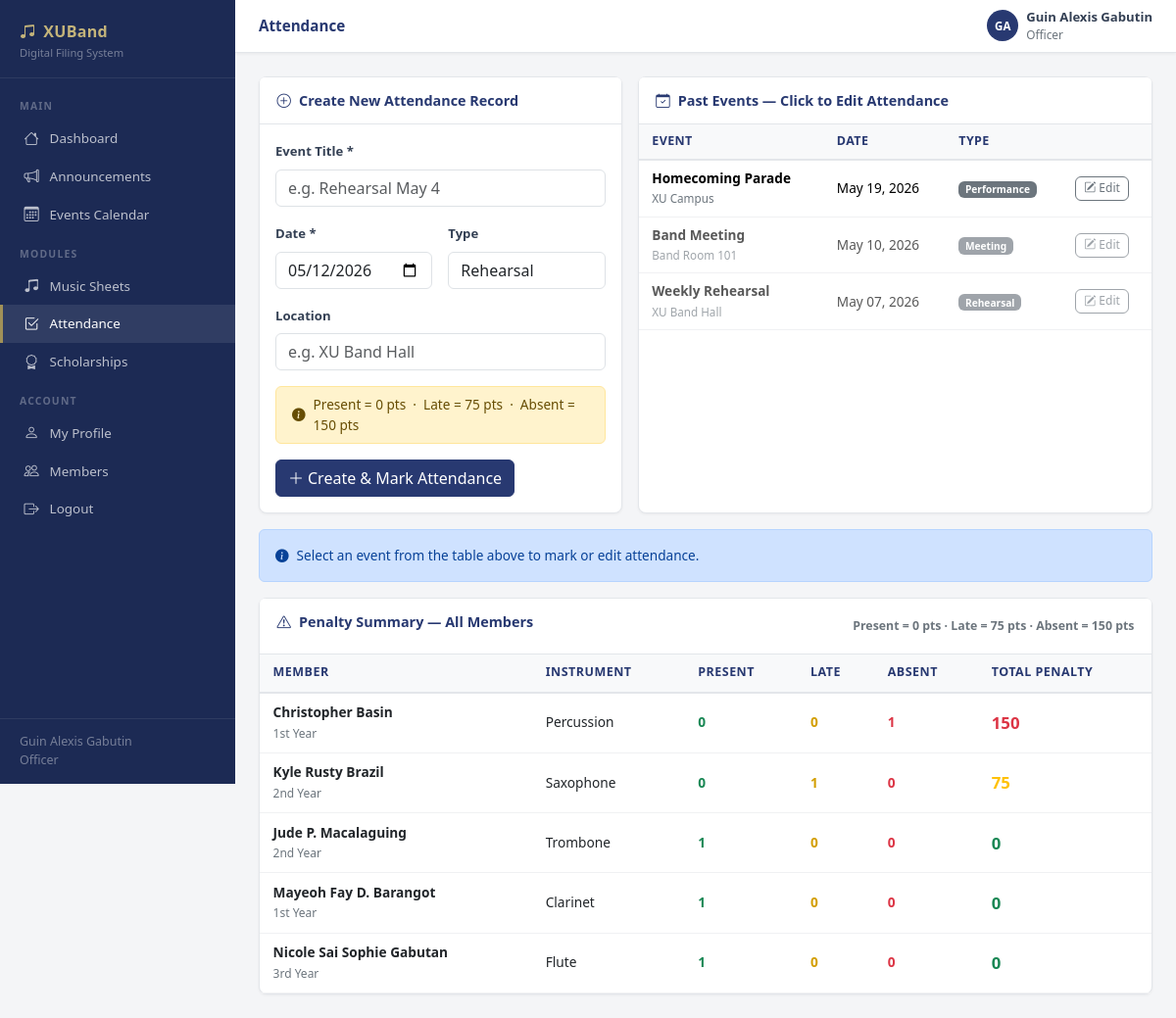
Screenshot of /attendance.php (signed in) with the database file from the repository.
### tables this page shows
CREATE TABLE IF NOT EXISTS events (
    id INT AUTO_INCREMENT PRIMARY KEY,
    title VARCHAR(200) NOT NULL,
    type ENUM('rehearsal','performance','meeting','competition','other') NOT NULL DEFAULT 'rehearsal',
    event_date DATE NOT NULL,
    event_time TIME DEFAULT NULL,
    location VARCHAR(200) DEFAULT NULL,
    description TEXT DEFAULT NULL,
    created_by INT NOT NULL,
    created_at DATETIME NOT NULL DEFAULT CURRENT_TIMESTAMP,
    FOREIGN KEY (created_by) REFERENCES users(id) ON DELETE CASCADE
);

CREATE TABLE IF NOT EXISTS users (
    id INT AUTO_INCREMENT PRIMARY KEY,
    name VARCHAR(100) NOT NULL,
    email VARCHAR(150) NOT NULL UNIQUE,
    password_hash VARCHAR(255) NOT NULL,
    role ENUM('moderator','officer','member') NOT NULL DEFAULT 'member',
    instrument VARCHAR(100) DEFAULT NULL,
    year_level VARCHAR(20) DEFAULT NULL,
    student_id VARCHAR(50) DEFAULT NULL,
    contact_number VARCHAR(20) DEFAULT NULL,
    status ENUM('active','inactive') NOT NULL DEFAULT 'active',
    profile_notes TEXT DEFAULT NULL,
    avatar_path VARCHAR(255) DEFAULT NULL,
    scholarship_status ENUM('Not Scholar','Half Scholar','Full Scholar') NOT NULL DEFAULT 'Not Scholar',
    created_at DATETIME NOT NULL DEFAULT CURRENT_TIMESTAMP,
    updated_at DATETIME NOT NULL DEFAULT CURRENT_TIMESTAMP ON UPDATE CURRENT_TIMESTAMP
);

### includes/auth.php (called while the page is built, shortened)
<?php
require_once __DIR__ . '/db.php';
function isLoggedIn(): bool {
    return !empty($_SESSION['user_id']);
}
function currentUser(): ?array {
    return [
        'id'    => $_SESSION['user_id'],
        'name'  => $_SESSION['user_name'],
        'role'  => $_SESSION['user_role'],
        'email' => $_SESSION['user_email'],
    ];
}

### includes/db.php (called while the page is built, shortened)
<?php
function getDB(): PDO {
    static $pdo = null;
    if ($pdo === null) {
        $host = DB_HOST === 'localhost' ? '127.0.0.1' : DB_HOST;
        $dsn = 'mysql:host=' . $host . ';port=' . DB_PORT . ';dbname=' . DB_NAME . ';charset=utf8mb4';
        try {
            $pdo = new PDO($dsn, DB_USER, DB_PASS, [
                PDO::ATTR_ERRMODE            => PDO::ERRMODE_EXCEPTION,
                PDO::ATTR_DEFAULT_FETCH_MODE => PDO::FETCH_ASSOC,
                PDO::ATTR_EMULATE_PREPARES   => false,
                PDO::ATTR_TIMEOUT            => 10,
            ]);
        } catch (PDOException $e) {
            http_response_code(500);
            die(json_encode(['error' => 'Database connection failed: ' . $e->getMessage()]));
        }
    }
    return $pdo;
}
function dbQuery(string $sql, array $params = []): array {
    $stmt = getDB()->prepare($sql);
    $stmt->execute($params);
    return $stmt->fetchAll();
}

### includes/helpers.php (called while the page is built, shortened)
<?php
function h(mixed $val): string {
    return htmlspecialchars((string)$val, ENT_QUOTES | ENT_HTML5, 'UTF-8');
}
function formatDate(string $date, string $format = 'M d, Y'): string {
    return (new DateTime($date))->format($format);
}
function penaltyClass(int $points): string {
    if ($points === 0)   return 'text-success';
    if ($points <= 75)   return 'text-warning';
    return 'text-danger';
}
function penaltyColor(float $points): string {
    return penaltyClass((int)$points);
}

### public/attendance.php (the view, shortened to what this page needs)
<?php
require_once __DIR__ . '/../includes/auth.php';
require_once __DIR__ . '/../includes/db.php';
require_once __DIR__ . '/../includes/helpers.php';
require_once __DIR__ . '/../includes/layout.php';
$user = currentUser();
$selectedEvent = (int)($_GET['event_id'] ?? 0);
$events = dbQuery('SELECT * FROM events ORDER BY event_date DESC');
$members   = [];
$eventData = null;
$penaltySummary = [];
if (isOfficer()) {
    $penaltySummary = dbQuery(
        'SELECT u.id, u.name, u.instrument, u.year_level,
            COALESCE(ps.total_points,0) AS total_points,
            (SELECT COUNT(*) FROM attendance WHERE user_id=u.id AND status="present") AS presents,
            (SELECT COUNT(*) FROM attendance WHERE user_id=u.id AND status="absent")  AS absents,
            (SELECT COUNT(*) FROM attendance WHERE user_id=u.id AND status="late")    AS lates
         FROM users u
         LEFT JOIN penalty_summary ps ON ps.user_id=u.id
         WHERE u.role="member" AND u.status="active"
         ORDER BY ps.total_points DESC, u.name'
    );
}
$myPenalty = null;
?>
<?php if ($user['role'] === 'member'): ?>
<div class="stats-grid" style="grid-template-columns:repeat(4,1fr)">
  <div class="stat-card">
    <div class="stat-icon"><i class="bi bi-check2-circle"></i></div>
    <div><div class="stat-value text-green"><?= $myPenalty['presents']??0 ?></div><div class="stat-label">Present</div></div>
  </div>
  <div class="stat-card">
    <div class="stat-icon"><i class="bi bi-x-circle"></i></div>
    <div><div class="stat-value text-red"><?= $myPenalty['absents']??0 ?></div><div class="stat-label">Absent</div></div>
  </div>
  <div class="stat-card">
    <div class="stat-icon"><i class="bi bi-clock-history"></i></div>
    <div><div class="stat-value text-yellow"><?= $myPenalty['lates']??0 ?></div><div class="stat-label">Late</div></div>
  </div>
  <div class="stat-card">
    <div class="stat-icon gold"><i class="bi bi-exclamation-triangle"></i></div>
    <div>
      <div class="stat-value <?= penaltyColor((float)($myPenalty['total_points']??0)) ?>"><?= $myPenalty['total_points']??0 ?></div>
      <div class="stat-label">Total Penalty</div>
    </div>
  </div>
</div>
<div class="card">
  <div class="card-header">
    <span class="card-title"><i class="bi bi-list-check me-2"></i>My Attendance History</span>
  </div>
  <?php if (empty($myHistory)): ?>
  <div class="empty-state"><div class="empty-icon"><i class="bi bi-clipboard-x"></i></div><p>No attendance records yet.</p></div>
  <?php else: ?>
  <div class="table-wrap">
    <table>
      <thead><tr><th>Event</th><th>Date</th><th>Status</th><th>Penalty Points</th></tr></thead>
      <tbody>
        <?php foreach ($myHistory as $r): ?>
        <tr>
          <td><?= h($r['event_title']) ?></td>
          <td class="small"><?= formatDate($r['event_date']) ?></td>
          <td><?= statusBadge($r['status']) ?></td>
          <td class="<?= penaltyColor((float)$r['penalty_points']) ?> fw-bold"><?= $r['penalty_points'] ?></td>
        </tr>
        <?php endforeach; ?>
      </tbody>
    </table>
  </div>
  <?php endif; ?>
</div>
<?php else: ?>
<div class="row g-3 mb-3">
  <div class="col-md-5">
    <div class="card h-100">
      <div class="card-header">
        <span class="card-title"><i class="bi bi-plus-circle me-2"></i>Create New Attendance Record</span>
      </div>
      <form method="POST">
        <div class="card-body">
          <div class="mb-3">
            <label class="form-label">Event Title *</label>
            <input name="title" class="form-control" placeholder="e.g. Rehearsal May 4" required>
          </div>
          <div class="row g-3">
            <div class="col-md-6">
              <label class="form-label">Date *</label>
              <input name="event_date" type="date" class="form-control" value="<?= date('Y-m-d') ?>" required>
            </div>
            <div class="col-md-6">
              <label class="form-label">Type</label>
              <select name="type" class="form-control">
                <option value="rehearsal">Rehearsal</option>
              </select>
            </div>
          </div>
          <div class="mt-3">
            <label class="form-label">Location</label>
            <input name="location" class="form-control" placeholder="e.g. XU Band Hall">
          </div>
          <div class="alert alert-warning d-flex align-items-center gap-2 mt-3 mb-0 py-2 small">
            <i class="bi bi-info-circle-fill"></i>
            Present = 0 pts &nbsp;&middot;&nbsp; Late = 75 pts &nbsp;&middot;&nbsp; Absent = 150 pts
          </div>
        </div>
        <div class="p-3 pt-0">
          <button type="submit" class="btn btn-primary">
            <i class="bi bi-plus-lg me-1"></i>Create &amp; Mark Attendance
          </button>
        </div>
      </form>
    </div>
  </div>
  <div class="col-md-7">
    <div class="card h-100">
      <div class="card-header">
        <span class="card-title"><i class="bi bi-calendar-check me-2"></i>Past Events — Click to Edit Attendance</span>
      </div>
      <?php if (!$events): ?>
      <div class="empty-state p-3"><p>No events yet. Create one first.</p></div>
      <?php else: ?>
      <div style="max-height:280px;overflow-y:auto">
        <table class="table table-hover mb-0" style="font-size:.85rem">
          <thead style="position:sticky;top:0;background:#f8f9fa;z-index:1">
            <tr>
              <th style="padding:.5rem .85rem;font-size:.78rem;text-transform:uppercase;letter-spacing:.4px;color:var(--xu-navy);border-bottom:2px solid #e3e6ea">Event</th>
              <th style="padding:.5rem .85rem;font-size:.78rem;text-transform:uppercase;letter-spacing:.4px;color:var(--xu-navy);border-bottom:2px solid #e3e6ea">Date</th>
              <th style="padding:.5rem .85rem;font-size:.78rem;text-transform:uppercase;letter-spacing:.4px;color:var(--xu-navy);border-bottom:2px solid #e3e6ea">Type</th>
              <th style="padding:.5rem .85rem;font-size:.78rem;text-transform:uppercase;letter-spacing:.4px;color:var(--xu-navy);border-bottom:2px solid #e3e6ea"></th>
            </tr>
          </thead>
          <tbody>
            <?php foreach ($events as $ev):
              $isPast = strtotime($ev['event_date']) < strtotime(date('Y-m-d'));
            ?>
            <tr class="<?= $selectedEvent===$ev['id'] ? 'table-primary' : '' ?>"
                style="<?= $isPast ? 'opacity:.65' : '' ?>">
              <td style="padding:.5rem .85rem;border-bottom:1px solid #f0f1f3;vertical-align:middle">
                <strong><?= h($ev['title']) ?></strong>
                <?= $ev['location'] ? '<br><span class="text-muted" style="font-size:.73rem">'.h($ev['location']).'</span>' : '' ?>
              </td>
              <td style="padding:.5rem .85rem;border-bottom:1px solid #f0f1f3;vertical-align:middle;white-space:nowrap">
                <?= formatDate($ev['event_date']) ?>
              </td>
              <td style="padding:.5rem .85rem;border-bottom:1px solid #f0f1f3;vertical-align:middle">
                <span class="badge bg-secondary"><?= h(ucfirst($ev['type'])) ?></span>
              </td>
              <td style="padding:.5rem .85rem;border-bottom:1px solid #f0f1f3;vertical-align:middle">
                <a href="?event_id=<?= $ev['id'] ?>" class="btn btn-xs <?= $selectedEvent===$ev['id'] ? 'btn-primary' : 'btn-outline-secondary' ?>">
                  <i class="bi bi-<?= $selectedEvent===$ev['id'] ? 'check2-square' : 'pencil-square' ?>"></i>
                  <?= $selectedEvent===$ev['id'] ? 'Editing' : 'Edit' ?>
                </a>
              </td>
            </tr>
            <?php endforeach; ?>
          </tbody>
        </table>
      </div>
      <?php endif; ?>
    </div>
  </div>
</div>
<?php if ($selectedEvent && $eventData): ?>
<div class="card mb-4">
  <div class="card-header d-flex justify-content-between align-items-center flex-wrap gap-2">
    <span class="card-title">
      <i class="bi bi-check2-square me-2"></i>Mark Attendance — <?= h($eventData['title']) ?>
    </span>
    <div class="d-flex align-items-center gap-2">
      <span class="text-muted small">
        <?= formatDate($eventData['event_date']) ?>
        <?= $eventData['location'] ? ' · '.h($eventData['location']) : '' ?>
      </span>
      <a href="/attendance.php" class="btn btn-sm btn-outline-secondary">
        <i class="bi bi-x-lg"></i> Close
      </a>
    </div>
  </div>
  <form method="POST">
    <input type="hidden" name="action" value="bulk_save">
    <input type="hidden" name="event_id" value="<?= $selectedEvent ?>">
    <div class="table-wrap">
      <table>
        <thead>
          <tr>
            <th>Member</th><th>Instrument</th><th>Year</th>
            <th>
              Status
              <div class="d-flex gap-1 mt-1">
                <button type="button" class="btn btn-xs btn-outline-secondary" onclick="setAllStatus('present')">All Present</button>
                <button type="button" class="btn btn-xs btn-outline-warning" onclick="setAllStatus('late')">All Late</button>
                <button type="button" class="btn btn-xs btn-outline-danger" onclick="setAllStatus('absent')">All Absent</button>
              </div>
            </th>
            <th>Penalty Preview</th>
          </tr>
        </thead>
        <tbody>
          <?php foreach ($members as $m): ?>
          <tr>
            <td><strong><?= h($m['name']) ?></strong></td>
            <td><?= h($m['instrument']??'—') ?></td>
            <td class="small text-muted"><?= h($m['year_level']??'—') ?></td>
            <td>
              <select name="status[<?= $m['id'] ?>]" class="form-control att-status-sel" style="width:120px"
                id="sel_<?= $m['id'] ?>" data-uid="<?= $m['id'] ?>" onchange="updatePts(<?= $m['id'] ?>)">
                <?php foreach (['present','late','absent'] as $st): ?>
                <option value="<?= $st ?>" <?= ($m['att_status']===$st)?'selected':'' ?>><?= ucfirst($st) ?></option>
                <?php endforeach; ?>
              </select>
            </td>
            <td>
              <span id="pts_<?= $m['id'] ?>" class="fw-bold <?= penaltyColor((float)$m['att_penalty']) ?>">
                <?= $m['att_penalty'] ?>
              </span> pts
            </td>
          </tr>
          <?php endforeach; ?>
          <?php if (!$members): ?>
          <tr><td colspan="5"><div class="empty-state p-3"><p>No active members.</p></div></td></tr>
          <?php endif; ?>
        </tbody>
      </table>
    </div>
    <?php if ($members): ?>
    <div class="p-3">
      <button type="submit" class="btn btn-primary">
        <i class="bi bi-floppy me-1"></i>Save Attendance &amp; Compute Penalties
      </button>
    </div>
    <?php endif; ?>
  </form>
</div>
<?php elseif (!$selectedEvent): ?>
<div class="alert alert-info d-flex align-items-center gap-2">
  <i class="bi bi-info-circle-fill"></i>
  Select an event from the table above to mark or edit attendance.
</div>
<?php endif; ?>
<div class="card">
  <div class="card-header d-flex justify-content-between align-items-center">
    <span class="card-title">
      <i class="bi bi-exclamation-triangle me-2"></i>Penalty Summary — All Members
    </span>
    <span class="text-muted small">Present = 0 pts &middot; Late = 75 pts &middot; Absent = 150 pts</span>
  </div>
  <div class="table-wrap">
    <table>
      <thead>
        <tr><th>Member</th><th>Instrument</th><th>Present</th><th>Late</th><th>Absent</th><th>Total Penalty</th></tr>
      </thead>
      <tbody>
        <?php foreach ($penaltySummary as $p): ?>
        <tr>
          <td>
            <strong><?= h($p['name']) ?></strong>
            <?php if($p['year_level']):?><br><span class="text-muted" style="font-size:.75rem"><?= h($p['year_level']) ?></span><?php endif; ?>
          </td>
          <td><?= h($p['instrument']??'—') ?></td>
          <td class="text-green fw-bold"><?= $p['presents'] ?></td>
          <td class="text-yellow fw-bold"><?= $p['lates'] ?></td>
          <td class="text-red fw-bold"><?= $p['absents'] ?></td>
          <td>
            <span class="fw-bold <?= penaltyColor((float)$p['total_points']) ?>" style="font-size:1.05rem">
              <?= $p['total_points'] ?>
            </span>
          </td>
        </tr>
        <?php endforeach; ?>
      </tbody>
    </table>
  </div>
</div>
<?php endif; ?>

### rows the page displays
events: title "Homecoming Parade", location "XU Campus", event_date "May 19, 2026", type "Performance", shows "Edit"
events: title "Band Meeting", location "Band Room 101", event_date "May 10, 2026", type "Meeting", shows "Edit"
events: title "Weekly Rehearsal", location "XU Band Hall", event_date "May 07, 2026", type "Rehearsal", shows "Edit"
users: name "Christopher Basin", year_level "1st Year", instrument "Percussion", presents "0", lates "0", absents "1", total_points "150"
users: name "Kyle Rusty Brazil", year_level "2nd Year", instrument "Saxophone", presents "0", lates "1", absents "0", total_points "75"
users: name "Jude P. Macalaguing", year_level "2nd Year", instrument "Trombone", presents "1", lates "0", absents "0", total_points "0"
users: name "Mayeoh Fay D. Barangot", year_level "1st Year", instrument "Clarinet", presents "1", lates "0", absents "0", total_points "0"
users: name "Nicole Sai Sophie Gabutan", year_level "3rd Year", instrument "Flute", presents "1", lates "0", absents "0", total_points "0"

### other values shown
$user['name'] "Guin Alexis Gabutin"
$role "Officer"
$title "Attendance"
$initials "GA"
